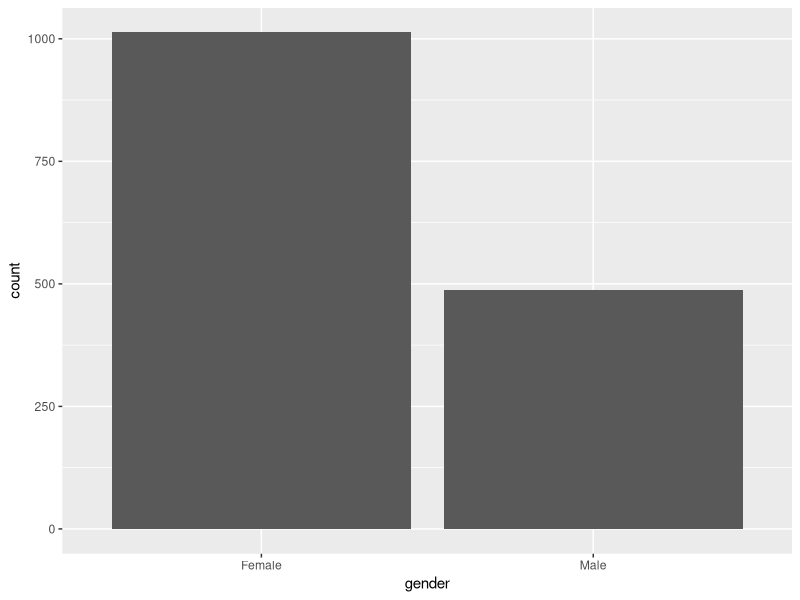
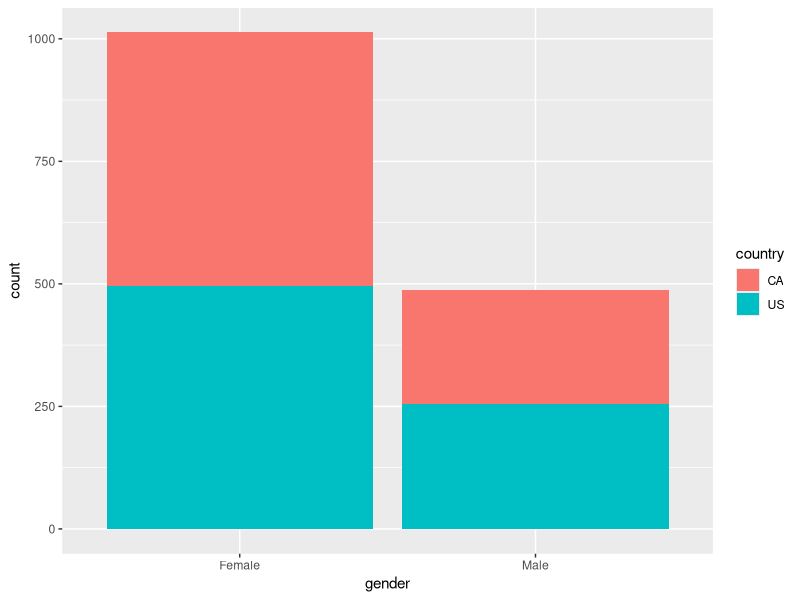
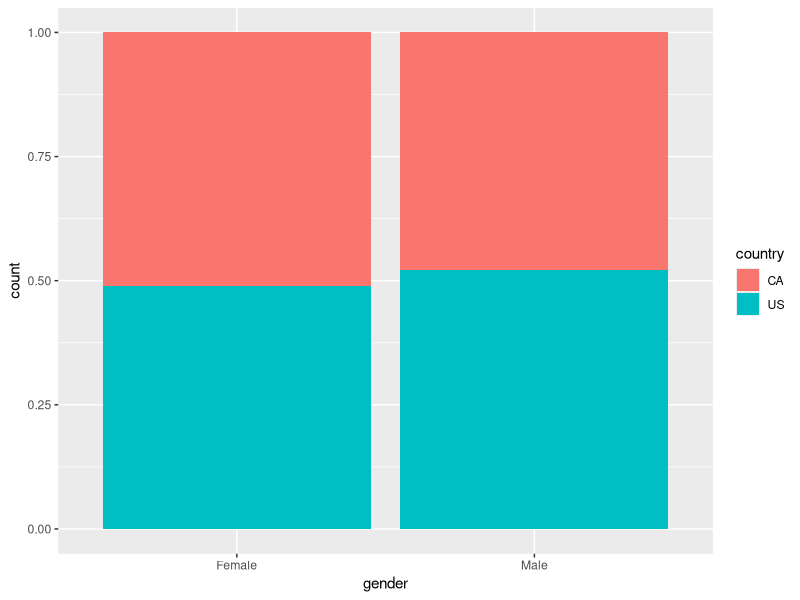
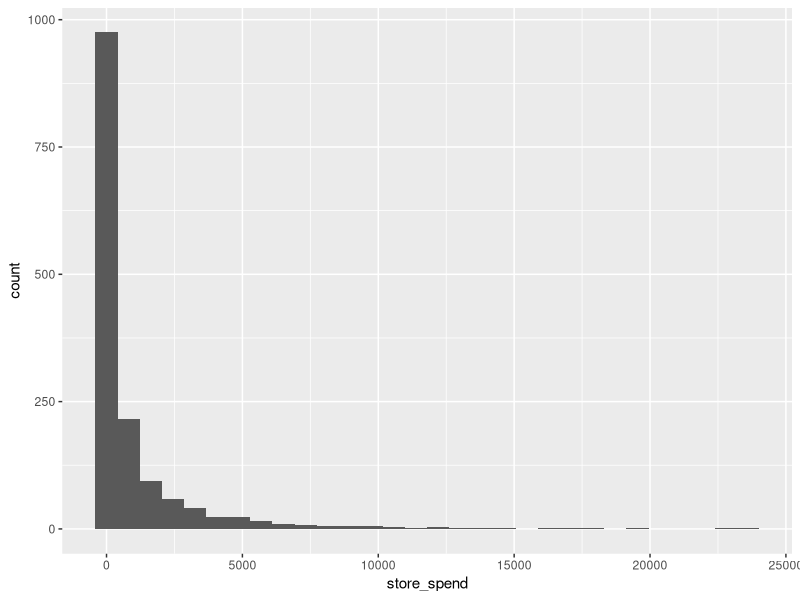
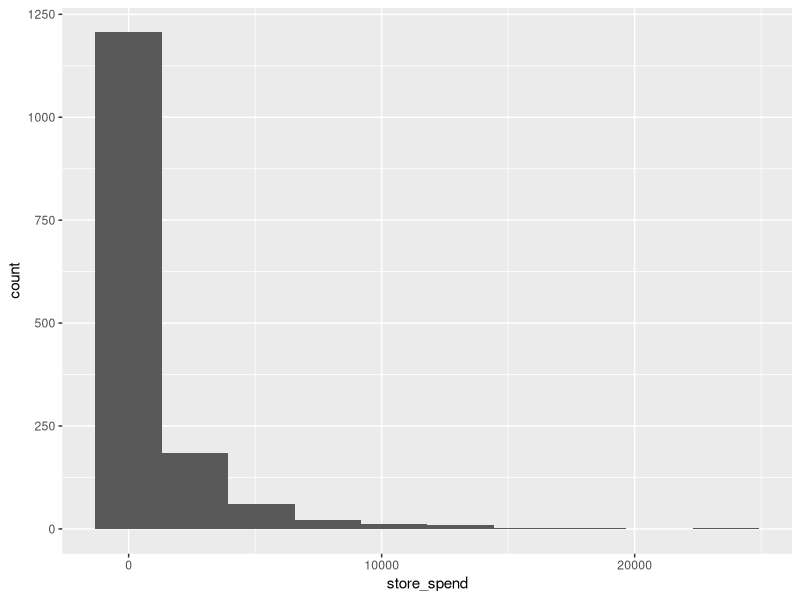
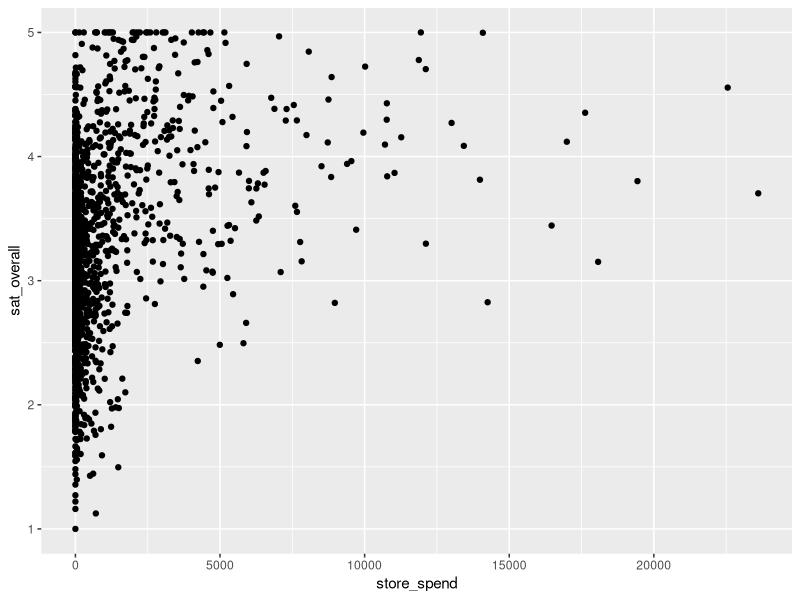
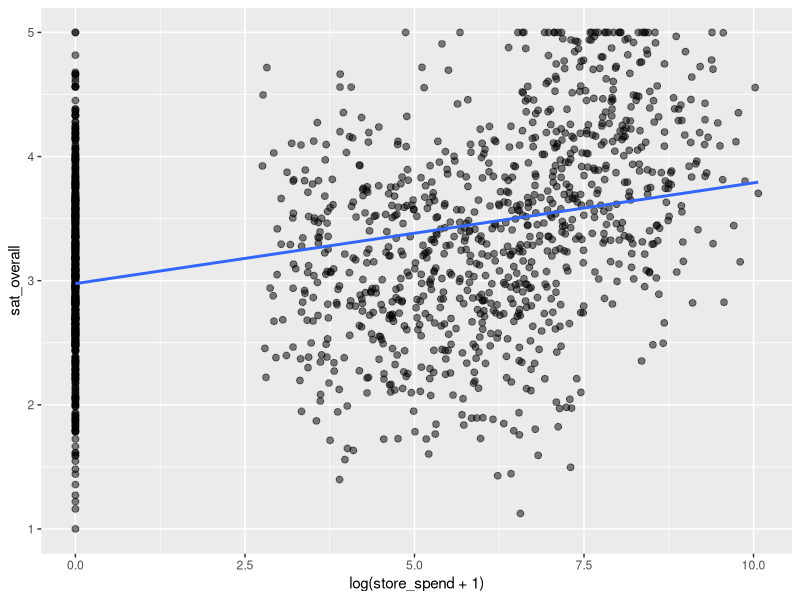
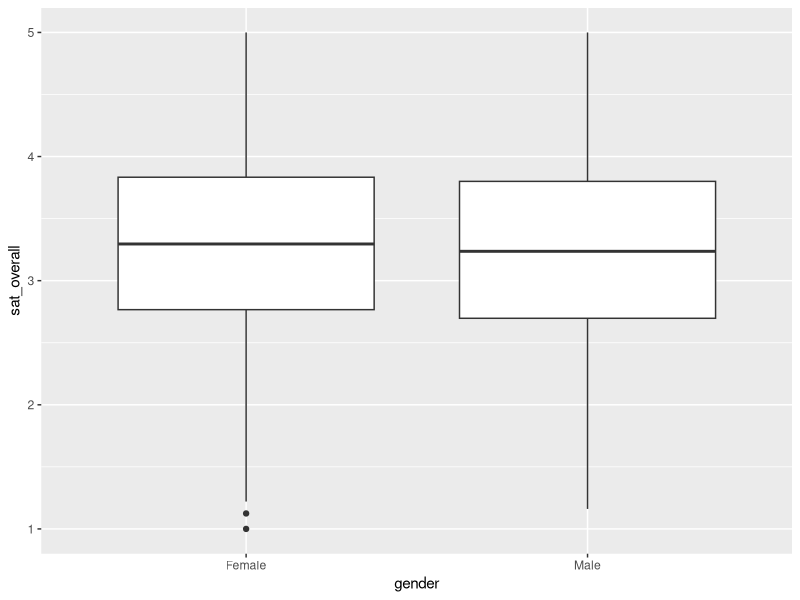

These charts were generated, in order, by the following R code:
# R and Data Manipulation -------------------------------------------------
# The Tidyverse
# install.packages("tidyverse")
library(tidyverse)

# Importing Data
getwd()

store_data <- read_csv("store_data.csv")

?read_csv

# Data Frames
store_data

# Filter Observations
store_data %>% 
  filter(gender == "Female")

store_data %>% 
  filter(store_spend > 100)

store_data %>% 
  filter(gender == "Female", store_spend > 100)

# Arrange Observations
store_data %>% 
  arrange(store_trans)

store_data %>% 
  arrange(desc(store_trans))

# Selecting Variables
store_data %>% 
  select(store_spend, age, gender)

# Mutating Variables
store_data %>% 
  mutate(store_spend = store_spend / 100)

# Joining Data Frames
sat_data <- read_csv("sat_data.csv")

crm_data <- store_data %>% 
  left_join(sat_data, by = "id")

crm_data

# Exercise
online_data <- read_csv("online_data.csv")

store_data %>% 
  left_join(sat_data, by = "id") %>% 
  left_join(online_data, by = "id") %>% 
  filter(country == "US") %>% 
  select(id, gender, store_spend, online_spend) %>%
  mutate(total_spend = store_spend + online_spend) %>% 
  arrange(desc(total_spend))

# Data Description and Visualization --------------------------------------
# Describing Discrete Data
crm_data %>% 
  count(gender)

crm_data %>% 
  count(gender, country)

# Visualizing Discrete Data
ggplot(crm_data, aes(x = gender)) +
  geom_bar()

ggplot(crm_data, aes(x = gender, fill = country)) +
  geom_bar()

ggplot(crm_data, aes(x = gender, fill = country)) +
  geom_bar(position = "fill")

# Describing Continuous Data
crm_data %>% 
  summarize(avg_store_spend = mean(store_spend))

crm_data %>% 
  summarize(
    avg_store_spend = mean(store_spend),
    avg_sat_overall = mean(sat_overall)
  )

# Visualizing Continuous Data
ggplot(crm_data, aes(x = store_spend)) +
  geom_histogram()

ggplot(crm_data, aes(x = store_spend)) +
  geom_histogram(bins = 10)

ggplot(crm_data, aes(x = store_spend, y = sat_overall)) +
  geom_point()

ggplot(crm_data, aes(x = log(store_spend + 1), y = sat_overall)) +
  geom_point(size = 2, alpha = 0.5) +
  geom_smooth(method = "lm", se = FALSE)

# Describing Discrete and Continuous Data
crm_data %>% 
  group_by(gender, country) %>% 
  summarize(
    n = n(),
    avg_store_spend = mean(store_spend),
    avg_sat_overall = mean(sat_overall)
  ) %>% 
  arrange(desc(avg_store_spend))

crm_data %>% 
  group_by(gender) %>% 
  summarize(n = n())

# Visualizing Discrete and Continuous Data
crm_data %>%   
  ggplot(aes(x = gender, y = sat_overall)) +
  geom_boxplot()

crm_data %>%   
  ggplot(aes(x = sat_overall, fill = gender)) +
  geom_density(alpha = 0.5)

crm_data %>% 
  ggplot(aes(
    x = log(store_spend + 1), 
    y = sat_overall,
    color = gender
  )) +
  geom_jitter(size = 2, alpha = 0.5) +
  geom_smooth(method = "lm", se = FALSE) +
  facet_wrap(~ country) +
  ggtitle("Store Spend by Overall Satisfaction")

# Exercise
ca_crm_data <- store_data %>% 
  left_join(sat_data, by = "id") %>% 
  left_join(online_data, by = "id") %>% 
  filter(country == "CA") %>% 
  mutate(total_spend = store_spend + online_spend)

ca_crm_data %>% 
  count(gender)

ca_crm_data %>% 
  ggplot(aes(x = gender)) +
  geom_bar()

ca_crm_data %>% 
  ggplot(aes(x = credit_score, y = sat_overall)) +
  geom_point() +
  geom_smooth(method = "lm")

ca_crm_data %>% 
  group_by(gender) %>% 
  summarize(avg_total_spend = mean(total_spend))

ca_crm_data %>% 
  ggplot(
    aes(
      x = log(total_spend + 1), 
      y = sat_overall, 
      color = gender
    )
  ) +
  geom_point(show.legend = FALSE, alpha = 0.5) +
  geom_smooth(method = "lm")

# Cleaning Data and Summarization -----------------------------------------
# Gather and Spread Columns
online_data

online_data <- online_data %>% 
  gather(
    key = week,
    value = visits,
    week1_visit:week4_visit
  )

online_data

online_data %>% 
  spread(key = week, value = visits)

# Separate and Unite Columns
online_data <- online_data %>% 
  separate(year_mo, c("year", "month"))

online_data

online_data %>% 
  unite(year_mo, year, month)

# Wrangling <--> Summarization
online_data %>% 
  group_by(id) %>% 
  summarize(total_visits = sum(visits)) %>% 
  left_join(sat_data, by = "id") %>% 
  ggplot(aes(x = total_visits, y = sat_overall, color = country)) +
  geom_point(size = 2, alpha = 0.5) + 
  geom_smooth(method = "lm", se = FALSE)

online_data %>% 
  group_by(id) %>% 
  summarize(total_visits = sum(visits)) %>% 
  left_join(sat_data, by = "id") %>% 
  ggplot(aes(x = total_visits, y = sat_overall)) +
  geom_point(size = 2, alpha = 0.5, aes(color = country)) + 
  geom_smooth(method = "lm", se = FALSE)

# Inspecting Data
online_data

faithful

str(faithful)
summary(faithful)
class(faithful)
dim(faithful)
names(faithful)
head(faithful)
tail(faithful)

as_tibble(faithful)

# Data Types and Coercion
online_data %>% 
  filter(visits > 700) %>% 
  ggplot(aes(x = id, y = visits)) +
  geom_col()

online_data %>% 
  filter(visits > 700) %>% 
  ggplot(aes(x = as.factor(id), y = visits)) +
  geom_col()

# Missing Values
online_data %>% 
  group_by(year) %>% 
  summarize(avg_visits = mean(visits))

online_data %>% 
  group_by(year) %>% 
  summarize(avg_visits = mean(visits, na.rm = TRUE))

online_data2 <- online_data %>% 
  filter(visits != is.na(visits))

unique(online_data2$visits)

# Exercise
crm_data <- online_data %>% 
  separate(week, c("week", "temp")) %>% 
  select(-temp) %>% 
  group_by(id) %>% 
  summarize(total_visits = sum(visits, na.rm = TRUE)) %>% 
  left_join(sat_data, by = "id") %>% 
  left_join(store_data, by = "id")

crm_data %>% 
  group_by(country, gender) %>% 
  summarize(avg_visit = mean(total_visits)) %>% 
  ggplot(aes(x = gender, y = avg_visit, fill = country)) +
  geom_col(position = "dodge")

crm_data %>% 
  ggplot(aes(x = total_visits, y = log(store_spend + 1))) +
  geom_point() +
  geom_smooth(method = "lm", se = FALSE)

crm_data %>% 
  ggplot(
    aes(
      x = total_visits, 
      y = log(store_spend + 1), 
      color = country
    )
  ) +
  geom_point(size = 2, alpha = 0.5) +
  geom_smooth(method = "lm", se = FALSE)

